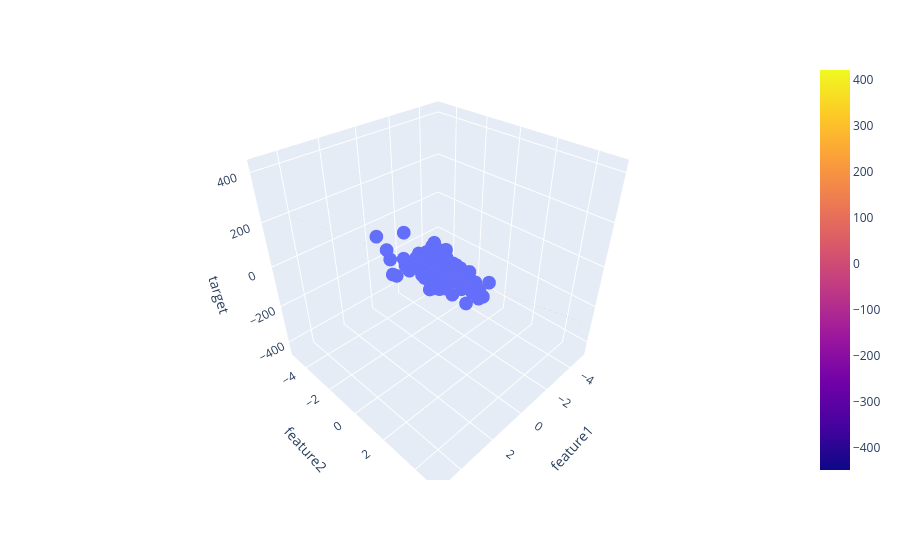

Here is the notebook cell this chart was saved with:
### Code cell
fig = px.scatter_3d(df, x='feature1',y='feature2',z='target')
fig.add_trace(go.Surface(x=x,y=y,z=z))
fig.show()
